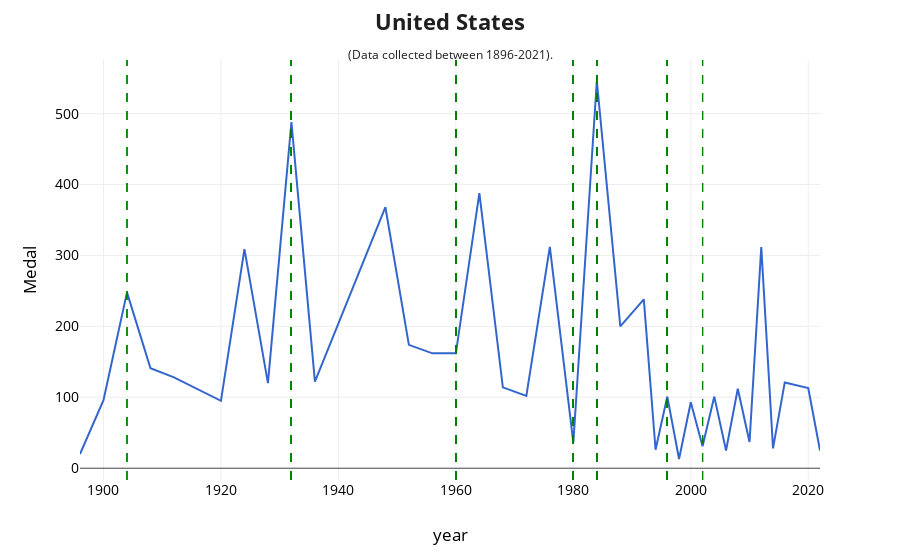

Write notebook code for a chart like this one.
### Code cell
plot('United States',newdf,hostcountry)
